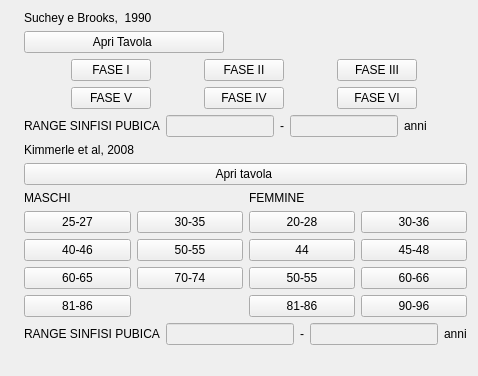
     <widget class="QWidget" name="tabWidgetPage1">
      <attribute name="title">
       <string>Sinfisi pubica</string>
      </attribute>
      <layout class="QGridLayout" name="gridLayout_11">
       <item row="0" column="1">
        <layout class="QVBoxLayout" name="verticalLayout_4">
         <item>
          <widget class="QLabel" name="label_4_sistema_latero_anteriore_63">
           <property name="text">
            <string>Suchey e Brooks,  1990</string>
           </property>
          </widget>
         </item>
         <item>
          <widget class="QPushButton" name="pushButton_openSinfisi_pubica">
           <property name="maximumSize">
            <size>
             <width>200</width>
             <height>16777215</height>
            </size>
           </property>
           <property name="text">
            <string>Apri Tavola </string>
           </property>
          </widget>
         </item>
         <item>
          <layout class="QVBoxLayout" name="verticalLayout_3">
           <item>
            <layout class="QHBoxLayout" name="horizontalLayout_3">
             <item>
              <widget class="QPushButton" name="pushButton_I_fase">
               <property name="minimumSize">
                <size>
                 <width>60</width>
                 <height>0</height>
                </size>
               </property>
               <property name="maximumSize">
                <size>
                 <width>80</width>
                 <height>16777215</height>
                </size>
               </property>
               <property name="text">
                <string>FASE I</string>
               </property>
              </widget>
             </item>
             <item>
              <widget class="QPushButton" name="pushButton_II_fase">
               <property name="minimumSize">
                <size>
                 <width>60</width>
                 <height>0</height>
                </size>
               </property>
               <property name="maximumSize">
                <size>
                 <width>80</width>
                 <height>16777215</height>
                </size>
               </property>
               <property name="text">
                <string>FASE II</string>
               </property>
              </widget>
             </item>
             <item>
              <widget class="QPushButton" name="pushButton_III_fase">
               <property name="minimumSize">
                <size>
                 <width>60</width>
                 <height>0</height>
                </size>
               </property>
               <property name="maximumSize">
                <size>
                 <width>80</width>
                 <height>16777215</height>
                </size>
               </property>
               <property name="text">
                <string>FASE III</string>
               </property>
              </widget>
             </item>
            </layout>
           </item>
           <item>
            <layout class="QHBoxLayout" name="horizontalLayout_4">
             <item>
              <widget class="QPushButton" name="pushButton_V_fase">
               <property name="minimumSize">
                <size>
                 <width>60</width>
                 <height>0</height>
                </size>
               </property>
               <property name="maximumSize">
                <size>
                 <width>80</width>
                 <height>16777215</height>
                </size>
               </property>
               <property name="text">
                <string>FASE V</string>
               </property>
              </widget>
             </item>
             <item>
              <widget class="QPushButton" name="pushButton_IV_fase">
               <property name="minimumSize">
                <size>
                 <width>60</width>
                 <height>0</height>
                </size>
               </property>
               <property name="maximumSize">
                <size>
                 <width>80</width>
                 <height>16777215</height>
                </size>
               </property>
               <property name="text">
                <string>FASE IV</string>
               </property>
              </widget>
             </item>
             <item>
              <widget class="QPushButton" name="pushButton_VI_fase">
               <property name="minimumSize">
                <size>
                 <width>60</width>
                 <height>0</height>
                </size>
               </property>
               <property name="maximumSize">
                <size>
                 <width>80</width>
                 <height>16777215</height>
                </size>
               </property>
               <property name="text">
                <string>FASE VI</string>
               </property>
              </widget>
             </item>
            </layout>
           </item>
           <item>
            <layout class="QHBoxLayout" name="horizontalLayout_11">
             <item>
              <widget class="QLabel" name="label_4_sistema_latero_anteriore_30">
               <property name="text">
                <string>RANGE SINFISI PUBICA</string>
               </property>
              </widget>
             </item>
             <item>
              <layout class="QHBoxLayout" name="horizontalLayout">
               <item>
                <widget class="QLineEdit" name="lineEdit_sinf_min">
                 <property name="enabled">
                  <bool>false</bool>
                 </property>
                 <property name="minimumSize">
                  <size>
                   <width>0</width>
                   <height>0</height>
                  </size>
                 </property>
                 <property name="maximumSize">
                  <size>
                   <width>16777215</width>
                   <height>16777215</height>
                  </size>
                 </property>
                 <property name="alignment">
                  <set>Qt::AlignCenter</set>
                 </property>
                </widget>
               </item>
               <item>
                <widget class="QLabel" name="label_5_1_s_51">
                 <property name="text">
                  <string>-</string>
                 </property>
                </widget>
               </item>
               <item>
                <widget class="QLineEdit" name="lineEdit_sinf_max">
                 <property name="enabled">
                  <bool>false</bool>
                 </property>
                 <property name="minimumSize">
                  <size>
                   <width>0</width>
                   <height>0</height>
                  </size>
                 </property>
                 <property name="maximumSize">
                  <size>
                   <width>300</width>
                   <height>16777215</height>
                  </size>
                 </property>
                 <property name="alignment">
                  <set>Qt::AlignCenter</set>
                 </property>
                </widget>
               </item>
               <item>
                <widget class="QLabel" name="label_5_1_s_50">
                 <property name="text">
                  <string>anni</string>
                 </property>
                </widget>
               </item>
               <item>
                <spacer name="horizontalSpacer_3">
                 <property name="orientation">
                  <enum>Qt::Orientation::Horizontal</enum>
                 </property>
                 <property name="sizeHint" stdset="0">
                  <size>
                   <width>40</width>
                   <height>20</height>
                  </size>
                 </property>
                </spacer>
               </item>
              </layout>
             </item>
            </layout>
           </item>
          </layout>
         </item>
        </layout>
       </item>
       <item row="1" column="1">
        <layout class="QVBoxLayout" name="verticalLayout_2">
         <item>
          <widget class="QLabel" name="label_4_sistema_latero_anteriore_64">
           <property name="text">
            <string>Kimmerle et al, 2008</string>
           </property>
          </widget>
         </item>
         <item>
          <widget class="QPushButton" name="pushButton_openSinfisi_pubica_2">
           <property name="text">
            <string>Apri tavola </string>
           </property>
          </widget>
         </item>
         <item>
          <layout class="QVBoxLayout" name="verticalLayout">
           <item>
            <layout class="QHBoxLayout" name="horizontalLayout_5">
             <item>
              <layout class="QGridLayout" name="gridLayout_9">
               <item row="0" column="0" colspan="2">
                <widget class="QLabel" name="label_4_sistema_latero_anteriore_61">
                 <property name="text">
                  <string>MASCHI</string>
                 </property>
                </widget>
               </item>
               <item row="1" column="0">
                <widget class="QPushButton" name="pushButton_m_1">
                 <property name="text">
                  <string>25-27</string>
                 </property>
                </widget>
               </item>
               <item row="1" column="1">
                <widget class="QPushButton" name="pushButton_m_2">
                 <property name="text">
                  <string>30-35</string>
                 </property>
                </widget>
               </item>
               <item row="2" column="0">
                <widget class="QPushButton" name="pushButton_m_3">
                 <property name="text">
                  <string>40-46</string>
                 </property>
                </widget>
               </item>
               <item row="2" column="1">
                <widget class="QPushButton" name="pushButton_m_4">
                 <property name="text">
                  <string>50-55</string>
                 </property>
                </widget>
               </item>
               <item row="3" column="0">
                <widget class="QPushButton" name="pushButton_m_5">
                 <property name="text">
                  <string>60-65</string>
                 </property>
                </widget>
               </item>
               <item row="3" column="1">
                <widget class="QPushButton" name="pushButton_m_6">
                 <property name="text">
                  <string>70-74</string>
                 </property>
                </widget>
               </item>
               <item row="4" column="0">
                <widget class="QPushButton" name="pushButton_m_7">
                 <property name="text">
                  <string>81-86</string>
                 </property>
                </widget>
               </item>
              </layout>
             </item>
             <item>
              <layout class="QGridLayout" name="gridLayout_10">
               <item row="0" column="0" colspan="2">
                <widget class="QLabel" name="label_4_sistema_latero_anteriore_62">
                 <property name="text">
                  <string>FEMMINE</string>
                 </property>
                </widget>
               </item>
               <item row="1" column="0">
                <widget class="QPushButton" name="pushButton_f_1">
                 <property name="text">
                  <string>20-28</string>
                 </property>
                </widget>
               </item>
               <item row="1" column="1">
                <widget class="QPushButton" name="pushButton_f_2">
                 <property name="text">
                  <string>30-36</string>
                 </property>
                </widget>
               </item>
               <item row="2" column="0">
                <widget class="QPushButton" name="pushButton_f_3">
                 <property name="text">
                  <string>44</string>
                 </property>
                </widget>
               </item>
               <item row="2" column="1">
                <widget class="QPushButton" name="pushButton_f_4">
                 <property name="text">
                  <string>45-48</string>
                 </property>
                </widget>
               </item>
               <item row="3" column="0">
                <widget class="QPushButton" name="pushButton_f_5">
                 <property name="text">
                  <string>50-55</string>
                 </property>
                </widget>
               </item>
               <item row="3" column="1">
                <widget class="QPushButton" name="pushButton_f_6">
                 <property name="text">
                  <string>60-66</string>
                 </property>
                </widget>
               </item>
               <item row="4" column="0">
                <widget class="QPushButton" name="pushButton_f_7">
                 <property name="text">
                  <string>81-86</string>
                 </property>
                </widget>
               </item>
               <item row="4" column="1">
                <widget class="QPushButton" name="pushButton_f_8">
                 <property name="text">
                  <string>90-96</string>
                 </property>
                </widget>
               </item>
              </layout>
             </item>
            </layout>
           </item>
           <item>
            <layout class="QHBoxLayout" name="horizontalLayout_19">
             <item>
              <widget class="QLabel" name="label_4_sistema_latero_anteriore_67">
               <property name="text">
                <string>RANGE SINFISI PUBICA</string>
               </property>
              </widget>
             </item>
             <item>
              <layout class="QHBoxLayout" name="horizontalLayout_20">
               <item>
                <widget class="QLineEdit" name="lineEdit_sinf_min_2">
                 <property name="enabled">
                  <bool>false</bool>
                 </property>
                 <property name="alignment">
                  <set>Qt::AlignCenter</set>
                 </property>
                </widget>
               </item>
               <item>
                <widget class="QLabel" name="label_5_1_s_56">
                 <property name="text">
                  <string>-</string>
                 </property>
                </widget>
               </item>
               <item>
                <widget class="QLineEdit" name="lineEdit_sinf_max_2">
                 <property name="enabled">
                  <bool>false</bool>
                 </property>
                 <property name="alignment">
                  <set>Qt::AlignCenter</set>
                 </property>
                </widget>
               </item>
               <item>
                <widget class="QLabel" name="label_5_1_s_57">
                 <property name="text">
                  <string>anni</string>
                 </property>
                </widget>
               </item>
              </layout>
             </item>
            </layout>
           </item>
          </layout>
         </item>
        </layout>
       </item>
       <item row="2" column="0">
        <widget class="QLabel" name="label_4_sistema_latero_anteriore_29">
         <property name="text">
          <string/>
         </property>
        </widget>
       </item>
      </layout>
     </widget>
